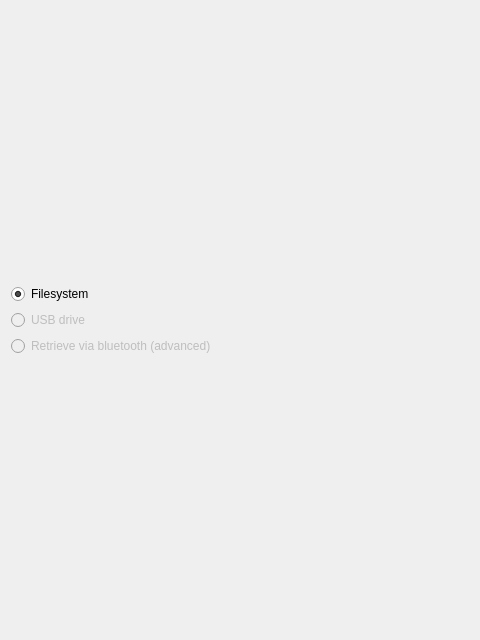
<?xml version="1.0" encoding="UTF-8"?>
<ui version="4.0">
 <class>keymethod</class>
 <widget class="QWizardPage" name="keymethod">
  <property name="geometry">
   <rect>
    <x>0</x>
    <y>0</y>
    <width>480</width>
    <height>640</height>
   </rect>
  </property>
  <property name="windowTitle">
   <string>WizardPage</string>
  </property>
  <property name="title">
   <string>Choose key</string>
  </property>
  <layout class="QVBoxLayout" name="verticalLayout">
   <item>
    <spacer name="verticalSpacer">
     <property name="orientation">
      <enum>Qt::Vertical</enum>
     </property>
     <property name="sizeHint" stdset="0">
      <size>
       <width>20</width>
       <height>265</height>
      </size>
     </property>
    </spacer>
   </item>
   <item>
    <layout class="QVBoxLayout" name="radio_layout">
     <item>
      <widget class="QRadioButton" name="fs">
       <property name="text">
        <string>Filesystem</string>
       </property>
       <property name="checked">
        <bool>true</bool>
       </property>
      </widget>
     </item>
     <item>
      <widget class="QRadioButton" name="usb">
       <property name="enabled">
        <bool>false</bool>
       </property>
       <property name="text">
        <string>USB drive</string>
       </property>
      </widget>
     </item>
     <item>
      <widget class="QRadioButton" name="bluetooth">
       <property name="enabled">
        <bool>false</bool>
       </property>
       <property name="text">
        <string>Retrieve via bluetooth (advanced)</string>
       </property>
      </widget>
     </item>
    </layout>
   </item>
   <item>
    <spacer name="verticalSpacer_2">
     <property name="orientation">
      <enum>Qt::Vertical</enum>
     </property>
     <property name="sizeHint" stdset="0">
      <size>
       <width>20</width>
       <height>265</height>
      </size>
     </property>
    </spacer>
   </item>
  </layout>
 </widget>
 <resources/>
 <connections/>
</ui>
